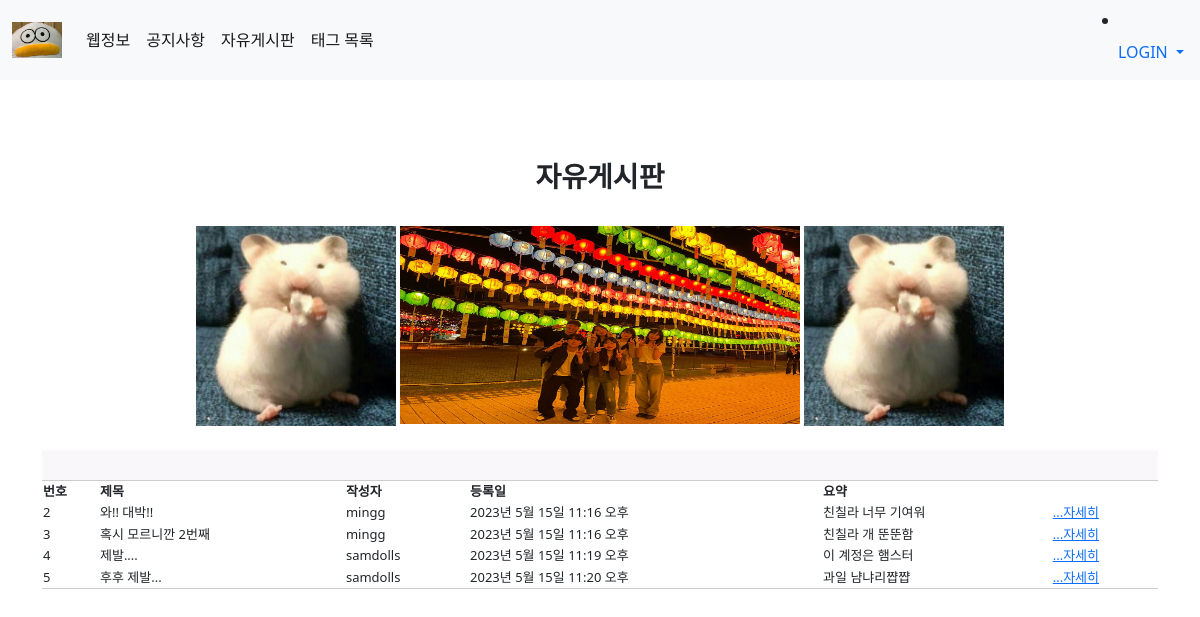
Before: /talking/ with the older database file.
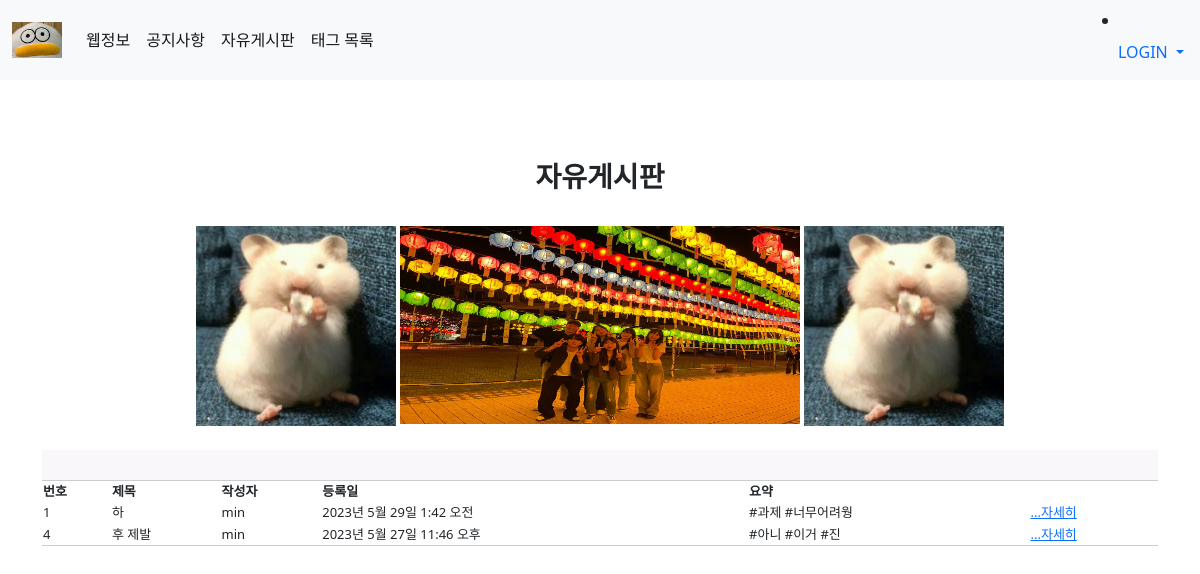
After: the same page with the newer database file.
### main/models.py (models this page shows, shortened)
class Post(models.Model):
    title = models.CharField(max_length = 200)
    writer = models.ForeignKey(User, on_delete = models.CASCADE)
    pub_date = models.DateTimeField()
    hamster = models.CharField(null=True, max_length = 500)
    weather = models.CharField(null=True, max_length = 50)
    image = models.ImageField(upload_to = 'post/', blank=True, null=True)
    body = models.TextField()
    tags = models.ManyToManyField(Tag, related_name = 'posts', blank = True)
    def summary(self):
        return self.body[:10]

### main/views.py (the view)
# urls.py: path('talking/', talking, name="talking"),
def talking(request):
    posts=Post.objects.all()
    return render(request, 'main/talking.html', {'posts':posts})

### main/templates/main/talking.html (shortened to what this page needs)
{% extends 'base.html' %}
{% load static %}
{% block content %}
<section class="notice">
    <h3 style="font-weight:bold">자유게시판</h3><br>
        <div class="container" style="text-align:center">
            <img src="{% static 'images/햄스터과일먹는짤.png' %}" style="width:200px; height:200px">
            <img src="{% static 'images/6조기여웡.jpg' %}" style="width:400px; height:200px">
            <img src="{% static 'images/햄스터과일먹는짤.png' %}" style="width:200px; height:200px"><br><br>
        </div>
      <div id="board-search">
          <div class="container">
              <div class="search-window">
              </div>
          </div>
      </div>
      <div id="board-list">
          <div class="container">
              <table class="board-table">
                  <thead>
                  <tr>
                      <th scope="col" class="th-num">번호</th>
                      <th scope="col" class="th-title">제목</th>
                      <th scope="col" class="th-title">작성자</th>
                      <th scope="col" class="th-date">등록일</th>
                      <th scope="col" class="th-date">요약</th>
                  </tr>
                  </thead>
                  <tbody>
                    <div>
                        {% for post in posts %}
                        <div>
                            <tr>
                                <td scope="col" class="th-num">{{post.id}}</td>
                                <td scope="col" class="th-title">{{post.title}}</td>
                                <td scope="col" class="th-title">{{post.writer}}</td>
                                <td scope="col" class="th-date">{{post.pub_date}}</td>
                                <td scope="col" class="th-title">{{post.summary}}</td>
                                <td scope="col" class="th-title"><a href="{% url 'main:detail' post.id %}">...자세히</a></td>
                            </tr>
                        </div>
                        {% endfor %}
                    </div>
                  </tbody>
              </table>
          </div>
      </div>
</section>
{% endblock %}

### min_project/templates/base.html (shortened to what this page needs)
<!doctype html>
{% load static %}
<html lang="ko">
<head>
    <link rel="stylesheet" href="{% static 'css/project.css' %}">
    <link rel="stylesheet" href="{% static 'css/notice.css' %}">
    <link href="https://cdn.jsdelivr.net/npm/bootstrap@5.1.3/dist/css/bootstrap.min.css" rel="stylesheet">
</head>
<body>
  {% include 'shared/_navbar.html' %}
  {% block content %}
  {% endblock %}
</body>
</html>

### min_project/templates/shared/_navbar.html (shortened to what this page needs)
{% load static %}
<nav class="navbar navbar-expand-lg navbar-light bg-light">
    <div class="container-fluid">
    <a class="navbar-brand" href="{% url 'main:mainpage' %}"><img src="{% static 'images/오리.jpg' %}" style="width:50px"></a>
    <div class="collapse navbar-collapse" id="navbarNav">
        <ul class="navbar-nav">
        <li class="nav-item">
            <a class="nav-link active" aria-current="page" href="{% url 'main:information' %}">웹정보</a>
        </li>
        <li class="nav-item">
            <a class="nav-link active" aria-current="page" href="{% url 'main:notion' %}">공지사항</a>
        </li>
        <li class="nav-item">
            <a class="nav-link active" aria-current="page" href="{% url 'main:talking' %}">자유게시판</a>
        </li>
        <li class = "nav-item">
            <a class="nav-link active" aria-current="page" href="{% url 'main:tag_list' %}">태그 목록</a>
        </li>
        </ul>
    </div>
    </div>
    <li class="nav-item dropdown">
        {% if user.is_authenticated %}
        <a class="nav-link dropdown-toggle" href="#" id="navbarDropdown" role="button" data-bs-toggle="dropdown" aria-expanded="false">
            {{user.username}}
        </a>
        <ul class="dropdown-menu" aria-labelledby="navbarDropdown">
         <li><a class="dropdown-item" href="{% url 'accounts:logout' %}">로그아웃</a></li>
         <li><a class="dropdown-item" href="{% url 'users:mypage' %}">mypage</a></li>
        </ul>
        {% else %}
        <a class="nav-link dropdown-toggle" href="#" id="navbarDropdown" role="button" data-bs-toggle="dropdown" aria-expanded="false">
         LOGIN
        </a>
        {% endif %}
      </li>
</nav>

### min_project/static/css/project.css (style rules this page uses)
h3 { text-align : center; }

### min_project/static/css/notice.css (style rules this page uses)
table { border-collapse: collapse; border-spacing: 0; }
section.notice { padding: 80px 0; }
#board-search .search-window { padding: 15px 0; background-color: #f9f7f9; }
.board-table { font-size: 13px; width: 100%; border-top: 1px solid #ccc; border-bottom: 1px solid #ccc; }

Changed rows visible on the page:
removed Post: id "2", title "와!! 대박!!", writer "mingg", pub_date "2023년 5월 15일 11:16 오후", summary "친칠라 너무 기여워"
removed Post: id "3", title "혹시 모르니깐 2번째", writer "mingg", pub_date "2023년 5월 15일 11:16 오후", summary "친칠라 개 뚠뚠함"
removed Post: id "5", title "후후 제발...", writer "samdolls", pub_date "2023년 5월 15일 11:20 오후", summary "과일 냠냐리쨥쨥"
added Post: id "1", title "하", writer "min", pub_date "2023년 5월 29일 1:42 오전", summary "#과제 #너무어려웡"
changed Post id 4: title "제발...." → "후 제발"; writer "samdolls" → "min"; pub_date "2023년 5월 15일 11:19 오후" → "2023년 5월 27일 11:46 오후"; summary "이 계정은 햄스터" → "#아니 #이거 #진"
